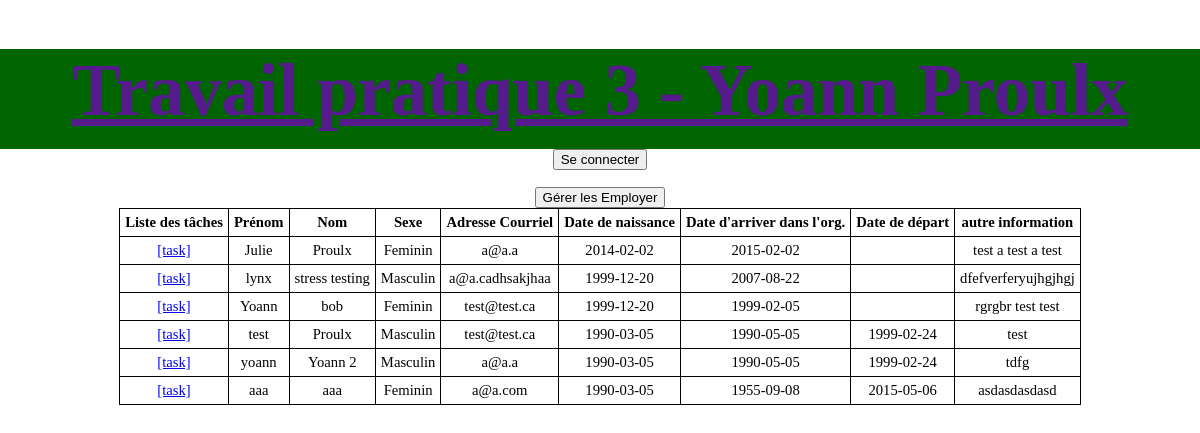
The page / on the database its author committed.
### tables this page shows
CREATE TABLE IF NOT EXISTS `People` (
  `id` int(11) NOT NULL,
  `name` varchar(50) NOT NULL,
  `prenom` varchar(25) NOT NULL,
  `gender` enum('Masculin','Feminin') NOT NULL,
  `email` varchar(80) NOT NULL,
  `date_of_birth` date NOT NULL,
  `date_joined_organisation` date NOT NULL,
  `date_left_organisation` date DEFAULT NULL,
  `other_details` varchar(255) DEFAULT NULL,
  `efface` tinyint(1) unsigned NOT NULL DEFAULT '0'
);

### Controleur/ControleurAcceuil.php (called while the page is built)
<?php
require_once 'Framework/Controleur.php';
require_once 'Modele/Person.php';
class ControleurAcceuil extends Controleur{
    private $person;
    public function __construct() {
        $this->person = new Person();
    }
    public function index(){
        $people = $this->person->getPeople();
        $this->genererVue(array('people' => $people));
    }
}

### Framework/Routeur.php (called while the page is built, shortened)
<?php
require_once 'Controleur.php';
require_once 'Requete.php';
require_once 'Vue.php';
class Routeur
{
    public function routeurRequete() {
        try {
            $requete = new Requete(array_merge($_GET, $_POST, $_FILES));
            $controleur = $this->creerControleur($requete);
            $action = $this->creerAction($requete);
            $controleur->executerAction($action);
        } catch (Exception $exc) {
            $this->gererErreur($exc);
        }
    }
    private function creerAction(Requete $requete){
        $action = "index";
        return $action;
    }
    private function creerControleur(Requete $requete) {
        $controleur = "Acceuil";
        $classControleur = "Controleur" . $controleur;
        $fichierControleur = "Controleur/" . $classControleur. ".php";
        if(file_exists($fichierControleur)){
            $controleur = new $classControleur();
            $controleur->setRequete($requete);
            return $controleur;
        }
        else{
            throw new Exception("Fichier '$fichierControleur' introuvable");
        }
    }
}

### index.php (called while the page is built)
<?php
require 'Framework/Routeur.php';
$routeur = new Routeur();
$routeur->routeurRequete();

### Modele/Person.php (called while the page is built, shortened)
<?php
require_once 'Framework/Modele.php';
class Person extends Modele{
    public function getPeople(){
        $sql = 'SELECT id as id, name as name, prenom as prenom, gender as gender,'
                . ' email as email, date_of_birth as date_of_birth,'
                . ' date_joined_organisation as date_joined_organisation,'
                . ' date_left_organisation as date_left_organisation,'
                . ' other_details as other_details, efface as efface FROM People ORDER BY id';
        $people = $this->executerRequete($sql);
        return $people;
    }
}

### Framework/Configuration.php (called while the page is built, shortened)
<?php
class Configuration
{
    private static $parametres;
    public static function get($nom, $valeurParDefault = null){
        $parametres = self::getParametres();
        if(isset($parametres[$nom])){
            $valeur = $parametres[$nom];
        }
        else{
            $valeur = $valeurParDefault;
        }
        return $valeur;
    }
    private static function getParametres()
    {
        if(self::$parametres == null){
            $cheminFichier = "Config/dev.ini";
            if(!file_exists($cheminFichier)){
                throw new Exception("Aucun fichier de configuration trouvé");
            }
            else {
                self::$parametres = parse_ini_file($cheminFichier);
            }
        }
        return self::$parametres;
    }
}

### Framework/Modele.php (called while the page is built)
<?php
require_once 'Configuration.php';
abstract  class Modele
{
    private static $bdd;
    protected function executerRequete($sql, $param = null){
        if($param == null){
            $resultat = self::getBdd()->query($sql);
        }
        else{
            $resultat = self::getBdd()->prepare($sql);
            $resultat->execute($param);
        }
        return $resultat;
    }
    private static function getBdd(){
        if(self::$bdd == null){
            $dsn = Configuration::get("dsn");
            $login = Configuration::get("login");
            $mdp = Configuration::get("mdp");
            self::$bdd = new PDO($dsn, $login, $mdp, array(PDO::ATTR_ERRMODE => PDO::ERRMODE_EXCEPTION));
        }
        return self::$bdd;
    }
}

### Framework/Requete.php (called while the page is built, shortened)
<?php
require_once 'Session.php';
class Requete {
    private $session;
    public function __construct($parametres) {
        $this->session = new Session();
    }
    public function getSession() {
        return $this->session;
    }
}

### Framework/Session.php (called while the page is built, shortened)
<?php
class Session
{
    public function existeAttribut($nom){
        return (isset($_SESSION[$nom]) && $_SESSION[$nom] != "");
    }
}

### Vue/Acceuil/index.php (the view, shortened to what this page needs)
<?php $this->titre = 'Travail pratique 3 - Yoann Proulx' ?>
    <form method="post" action="AdminPeople">
        <input type="submit" value="Gérer les Employer" />
    </form>
    <?php
    echo "<table align='center' ><tr><th>Liste des tâches</th><th>Prénom</th><th>Nom</th><th>Sexe</th><th>Adresse Courriel</th><th>Date de naissance</th><th>Date d'arriver dans l'org.</th><th>Date de départ</th><th>autre information</th></tr> ";
    foreach($people as $person){
        if(!$person['efface']){
            echo '<tr><td><a href="task/index/' . $this->nettoyer($person['id']) . '">[task]</a></td><td>' . $this->nettoyer($person['prenom']) . '</td><td>' . $this->nettoyer($person['name']) . '</td><td>' . $this->nettoyer($person['gender']) . '</td><td>' . $this->nettoyer($person['email']) . '</td><td>' . $this->nettoyer($person['date_of_birth']) . '</td><td>' . $this->nettoyer($person['date_joined_organisation']) . '</td><td>' . $this->nettoyer($person['date_left_organisation']) . '</td><td>' . $this->nettoyer($person['other_details']) . '</td></tr>';
        }
    }
    echo '</table>';

### Vue/gabarit.php (shortened to what this page needs)
<!DOCTYPE html>
<html lang="fr">
    <head>
        <link href="Contenu/main.css" rel="stylesheet" />
    </head>
    <body>
        <div id="topBar">
            <div id="topText"><a href=""><h1 id="titre"><?= $titre ?></h1></a></div>
        </div>
        <?php
        if(isset($login) && $login != ""){
            echo "<form action=connexion/deconnecter>";
            echo "<button>Déconnecter</button>";
            echo "</form><br/>" . $login;
        }else{
            echo "<form action=connexion>";
            echo "<button>Se connecter</button>";
            echo "</form><br/>";
        }
        ?>
        <?= $contenu ?>
    </body>
</html>

### Framework/Controleur.php (shortened to what this page needs)
<?php
require_once 'Configuration.php';
require_once 'Requete.php';
require_once 'Vue.php';
abstract class Controleur
{
    private $action;
    protected $requete;
    public function setRequete(Requete $requete){
        $this->requete = $requete;
    }
    public function executerAction($action){
        if(method_exists($this, $action)){
            $this->action = $action;
            $this->{$this->action}();
        }else{
            $classeControleur = get_class($this);
            throw new Exception("Action '$action' non définie dans la classe $classeControleur");
        }
    }
    protected function genererVue($donneesVue = array(), $action = null) {
        $actionVue = $this->action;
        $classControleur = get_class($this);
        $controleurVue = str_replace("Controleur", "", $classControleur);
        $vue = new Vue($actionVue, $controleurVue);
        if($this->requete->getSession()->existeAttribut("idUtilisateur")){
            $login = $this->requete->getSession()->getAttribut("login");
            $vue->generer($donneesVue, $login);
        }else{
            $vue->generer($donneesVue);
        }
    }
}

### Framework/Vue.php (shortened to what this page needs)
<?php
require_once 'Configuration.php';
class Vue {
    private $fichier;
    private $titre;
    public function __construct($action, $controleur = "") {
        $fichier = "Vue/";
        if($controleur != ""){
            $fichier = $fichier . $controleur . "/";
        }
        $this->fichier = $fichier. $action . ".php";
    }
    public function generer($donnees, $login = NULL){
        $contenu = $this->genererFichier($this->fichier, $donnees);
        $vue = $this->genererFichier('Vue/gabarit.php',
                array('titre' => $this->titre,
                    'contenu' => $contenu,
                    'login' => $login));
        echo $vue;
    }
    private function genererFichier($fichier, $donnees) {
        if(file_exists($fichier)){
            extract($donnees);
            require $fichier;
            return ob_get_clean();
        }
        else{
            throw new Exception("Fichier '$fichier' introuvable");
        }
    }
    private function nettoyer($valeur){
        return htmlspecialchars($valeur, ENT_QUOTES, 'UTF-8', false);
    }
}

### Contenu/main.css (style rules this page uses)
html,body { height: 100%; }
body { margin: 0px; padding: 0px; font-size: 11pt; font-weight: 300; text-align: center; }
form { text-align: center; }
table, th, td { border: 1px solid black; border-collapse: collapse; text-align: center; }
th, td { padding: 5px; text-align: center; }
#topBar { height: 100px; padding: 0px; margin: 0px; background-color: darkgreen; color: red; font-size: 250%; text-align: center; }
#topText { top: 50%; }

### rows shown on the page
people: prenom "Julie", name "Proulx", gender "Feminin", email "a@a.a", date_of_birth "2014-02-02", date_joined_organisation "2015-02-02", other_details "test a test a test"
people: prenom "lynx", name "stress testing", gender "Masculin", email "a@a.cadhsakjhaa", date_of_birth "1999-12-20", date_joined_organisation "2007-08-22", other_details "dfefverferyujhgjhgj"
people: prenom "Yoann", name "bob", gender "Feminin", email "test@test.ca", date_of_birth "1999-12-20", date_joined_organisation "1999-02-05", other_details "rgrgbr test test"
people: prenom "test", name "Proulx", gender "Masculin", email "test@test.ca", date_of_birth "1990-03-05", date_joined_organisation "1990-05-05", date_left_organisation "1999-02-24", other_details "test"
people: prenom "yoann", name "Yoann 2", gender "Masculin", email "a@a.a", date_of_birth "1990-03-05", date_joined_organisation "1990-05-05", date_left_organisation "1999-02-24", other_details "tdfg"
people: prenom "aaa", name "aaa", gender "Feminin", email "a@a.com", date_of_birth "1990-03-05", date_joined_organisation "1955-09-08", date_left_organisation "2015-05-06", other_details "asdasdasdasd"
